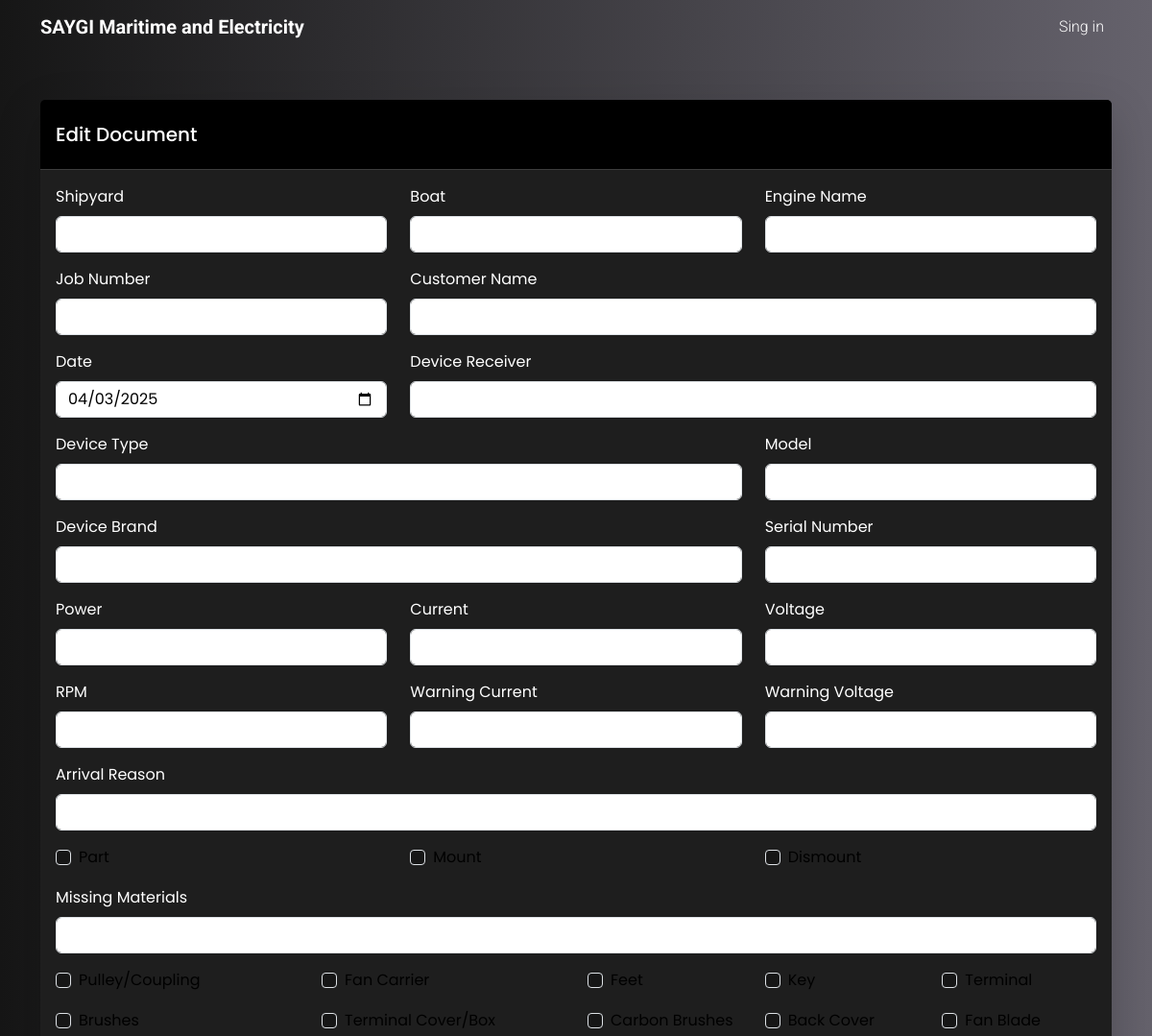
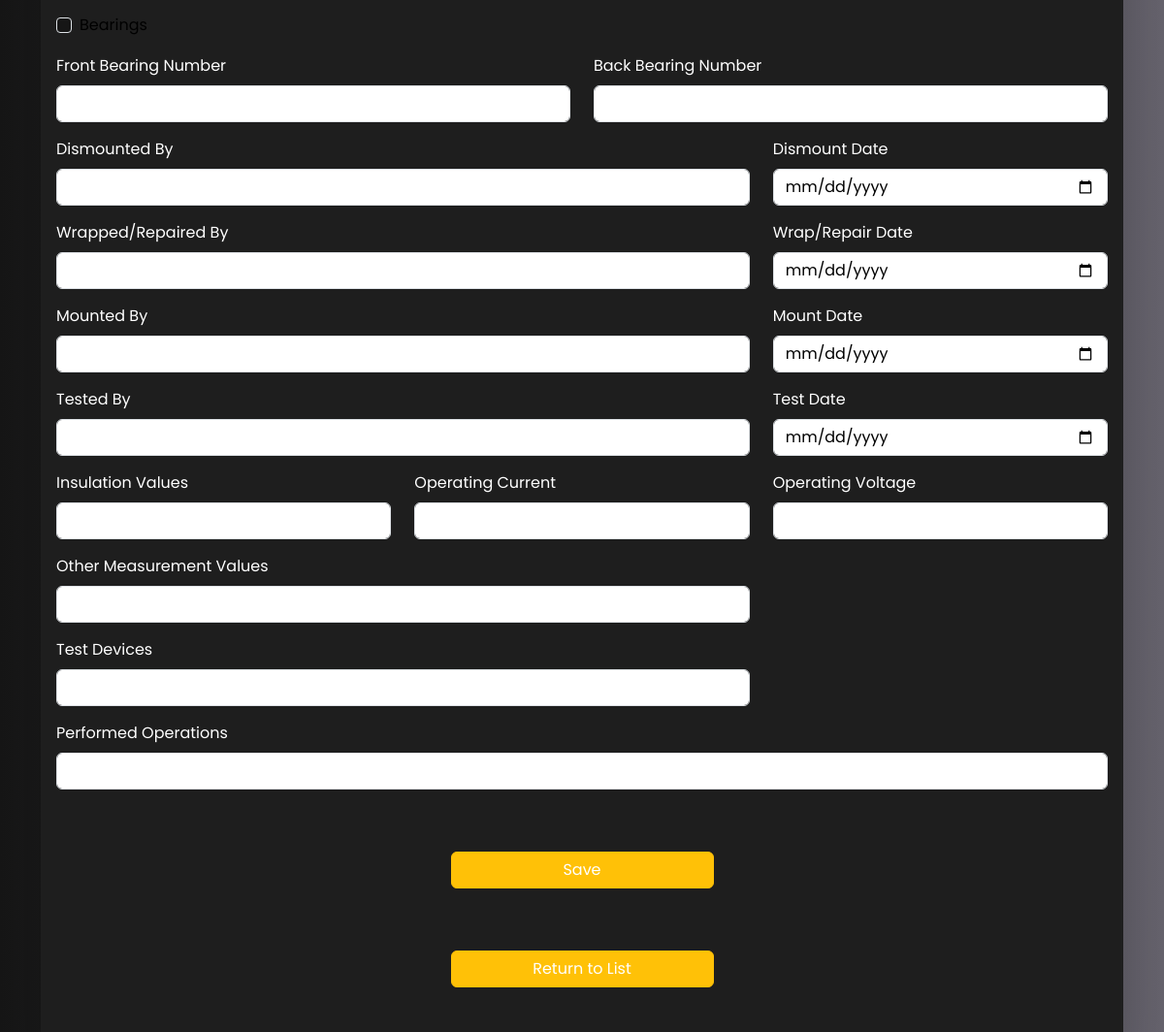
Before: /document/1/edit/ (upper part) with the older database file (2 pictures, top to bottom).
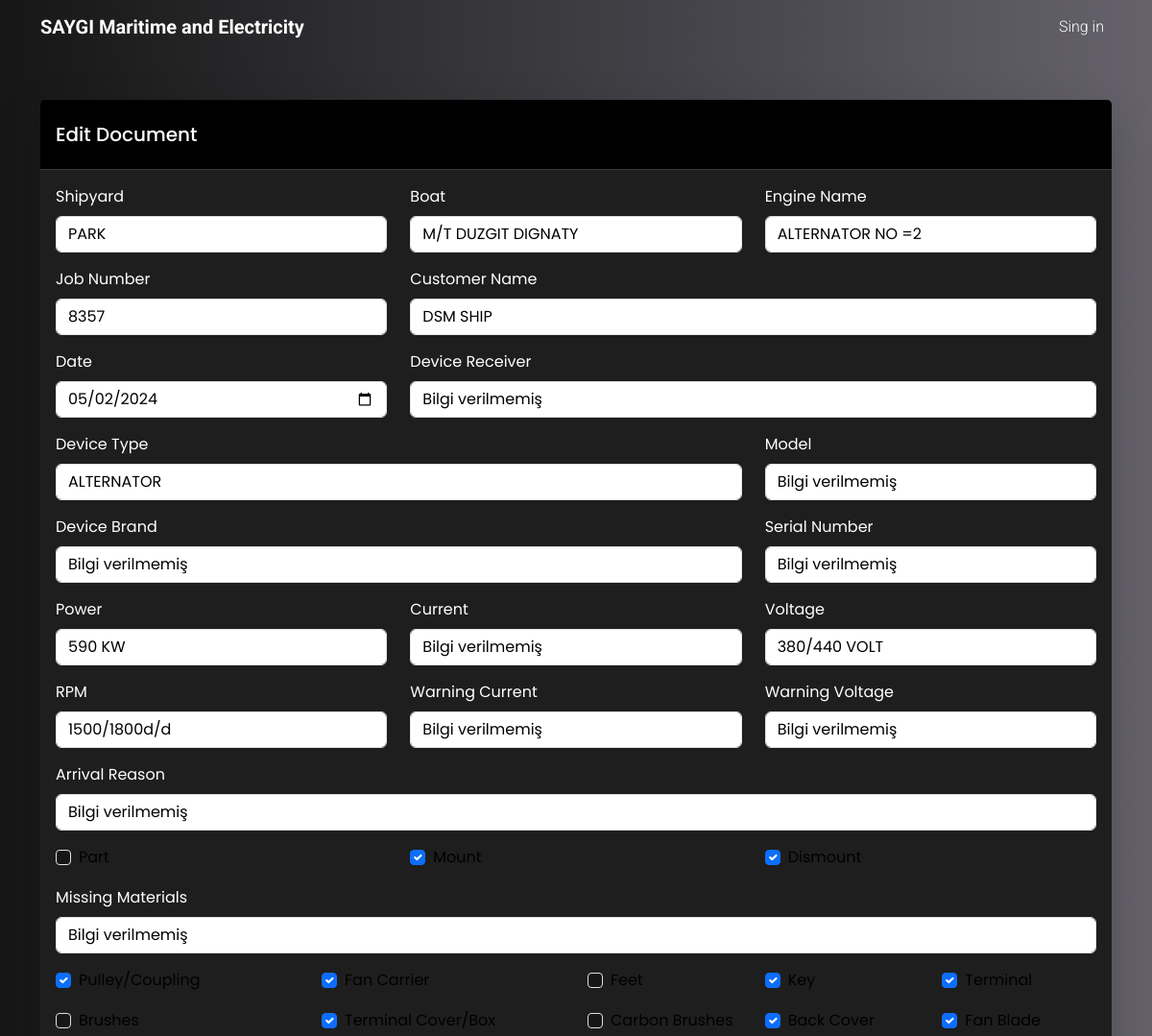
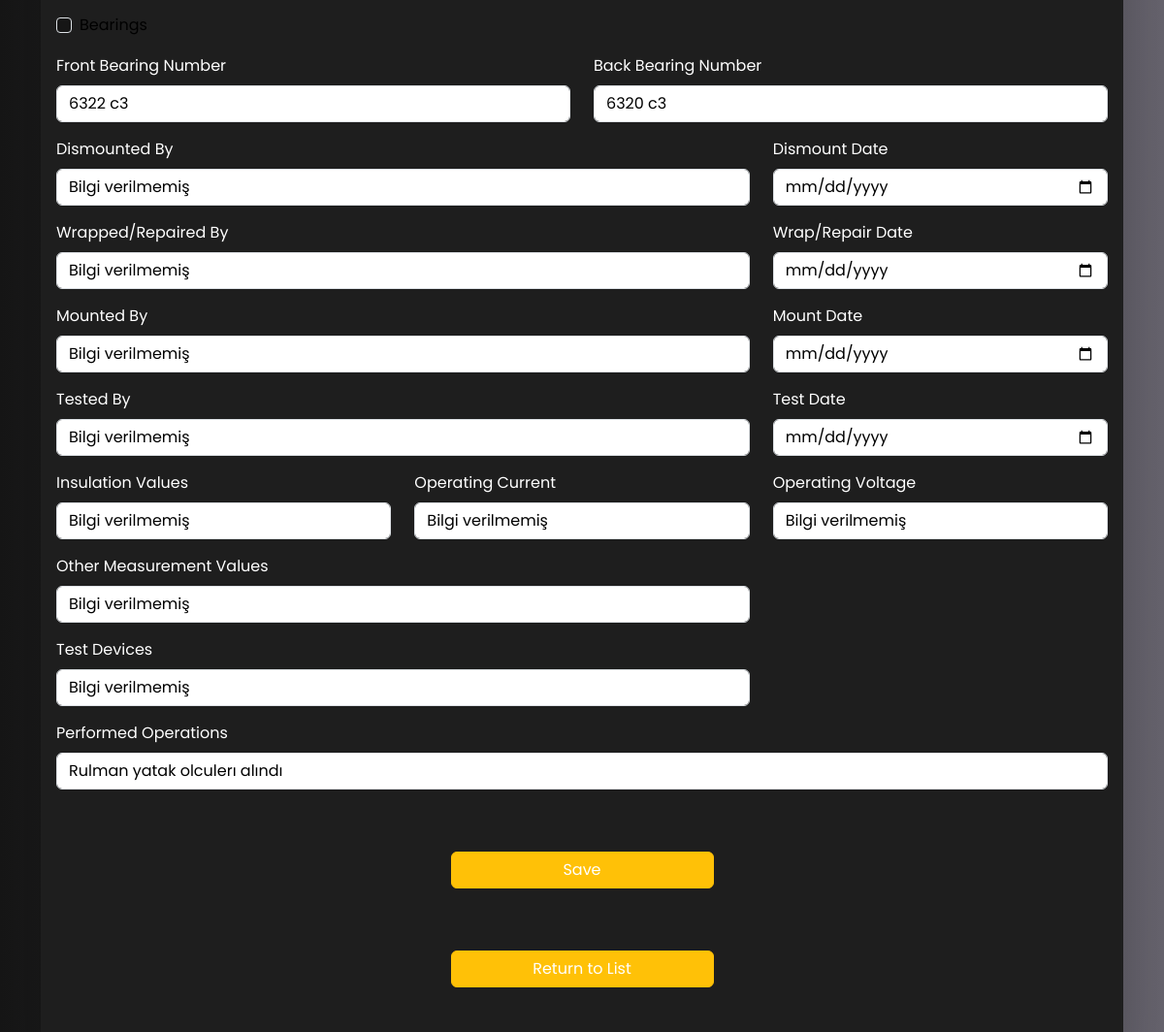
After: the same page with the newer database file (2 pictures, top to bottom).
### jobs/models.py (models this page shows, shortened)
class Document(models.Model):
    shipyard = models.CharField(_("Shipyard"), max_length=255, null=True, blank=True)
    boat = models.CharField(_("Boat"), max_length=255, null=True, blank=True)
    engine_name = models.CharField(
        _("Engine Name"), max_length=255, null=True, blank=True
    )
    job_number = models.CharField(
        _("Job Number"), max_length=255, null=True, blank=True
    )
    customer_name = models.CharField(
        _("Customer Name"), max_length=255, null=True, blank=True
    )
    date = models.DateField(_("Date"), null=True, blank=True, default=date.today)
    device_receiver = models.CharField(
        _("Device Receiver"), max_length=255, null=True, blank=True
    )
    device_type = models.CharField(
        _("Device Type"), max_length=255, null=True, blank=True
    )
    model = models.CharField(_("Model"), max_length=255, null=True, blank=True)
    device_brand = models.CharField(
        _("Device Brand"), max_length=255, null=True, blank=True
    )
    serial_number = models.CharField(
        _("Serial Number"), max_length=255, null=True, blank=True
    )
    power = models.CharField(_("Power"), max_length=255, null=True, blank=True)
    current = models.CharField(_("Current"), max_length=255, null=True, blank=True)
    voltage = models.CharField(_("Voltage"), max_length=255, null=True, blank=True)
    rpm = models.CharField(_("RPM"), max_length=255, null=True, blank=True)
    warning_current = models.CharField(
        _("Warning Current"), max_length=255, null=True, blank=True
    )
    warning_voltage = models.CharField(
        _("Warning Voltage"), max_length=255, null=True, blank=True
    )
    arrival_reason = models.CharField(
        _("Arrival Reason"), max_length=255, null=True, blank=True
    )
    part = models.BooleanField(_("Part"), null=True, blank=True)
    missing_materials = models.CharField(
        _("Missing Materials"), max_length=255, null=True, blank=True
    )
    mount = models.BooleanField(_("Mount"), null=True, blank=True)
    dismount = models.BooleanField(_("Dismount"), null=True, blank=True)
    pulley_coupling = models.BooleanField(_("Pulley/Coupling"), null=True, blank=True)
    fan_carrier = models.BooleanField(_("Fan Carrier"), null=True, blank=True)
    feet = models.BooleanField(_("Feet"), null=True, blank=True)
    key = models.BooleanField(_("Key"), null=True, blank=True)
    terminal = models.BooleanField(_("Terminal"), null=True, blank=True)
    brushes = models.BooleanField(_("Brushes"), null=True, blank=True)
    front_cover = models.BooleanField(_("Front Cover"), null=True, blank=True)
    terminal_cover_box = models.BooleanField(
        _("Terminal Cover/Box"), null=True, blank=True
    )
    carbon_brushes = models.BooleanField(_("Carbon Brushes"), null=True, blank=True)
    back_cover = models.BooleanField(_("Back Cover"), null=True, blank=True)
    fan_blade = models.BooleanField(_("Fan Blade"), null=True, blank=True)
    bearings = models.BooleanField(_("Bearings"), null=True, blank=True)
    front_bearing_number = models.CharField(
        _("Front Bearing Number"), max_length=255, null=True, blank=True
    )
    back_bearing_number = models.CharField(
        _("Back Bearing Number"), max_length=255, null=True, blank=True
    )
    dismounted_by = models.CharField(
        _("Dismounted By"), max_length=255, null=True, blank=True
    )
    dismount_date = models.DateField(_("Dismount Date"), null=True, blank=True)
    wrapped_repaired_by = models.CharField(
        _("Wrapped/Repaired By"), max_length=255, null=True, blank=True
    )
    wrap_repair_date = models.DateField(_("Wrap/Repair Date"), null=True, blank=True)
    mounted_by = models.CharField(
        _("Mounted By"), max_length=255, null=True, blank=True
    )
    mount_date = models.DateField(_("Mount Date"), null=True, blank=True)
    tested_by = models.CharField(_("Tested By"), max_length=255, null=True, blank=True)
    test_date = models.DateField(_("Test Date"), null=True, blank=True)
    insulation_values = models.CharField(_("Insulation Values"), max_length=25)
    operating_current = models.CharField(
        _("Operating Current"), max_length=255, null=True, blank=True
    )
    operating_voltage = models.CharField(
        _("Operating Voltage"), max_length=255, null=True, blank=True
    )
    other_measurement_values = models.CharField(
        _("Other Measurement Values"), max_length=255, null=True, blank=True
    )
    test_devices = models.CharField(
        _("Test Devices"), max_length=255, null=True, blank=True
    )
    performed_operations = models.TextField(_("Performed Operations"), max_length=255)
    created_at = models.DateTimeField(auto_now_add=True)

### jobs/views.py (the view)
# urls.py: path("document/<int:id>/edit/", views.document_edit, name="document_edit"),
def document_edit(request, id):
    try:
        document = Document.objects.get(id=id)
    except Document.DoesNotExist:
        raise Http404("Document not found.")
    if request.method == "POST":
        form = DocumentForm(request.POST, request.FILES, instance=document)
        if form.is_valid():
            form.save()
            return redirect("document_list")
    else:
        form = DocumentForm(instance=document)
    context = {
        "form": form,
        "document": document,
    }
    return render(request, "care/edit.html", context)

### jobs/templates/care/edit.html (shortened to what this page needs)
{% extends "base.html" %}
{% load i18n %}
{% load static %}
{% block content %}
    <div class="container mt-5">
        <div class="row justify-content-center">
            <div class="col-md-12">
                <div class="card border-0 shadow-lg">
                    <div class="card-header bg-black text-white">
                        <h5 class="m-3 ms-0">{% trans "Edit Document" %}</h5>
                    </div>
                    <div class="card-body">
                        <div>
                            <form method="post" enctype="multipart/form-data">
                                <div class="row">
                                    {% for field in form %}
                                        {% if field.field.widget.input_type == 'checkbox' %}
                                            <div class="col-md-{{ field.field.widget.attrs.size }} mb-3">
                                                <div class="form-check">
                                                    {{ field }}
                                                    <label for="{{ field.id_for_label }}" class="form-check-label">{{ field.label }}</label>
                                                </div>
                                            </div>
                                        {% else %}
                                            <div class="col-md-{{ field.field.widget.attrs.size }} mb-3">
                                                <label for="{{ field.id_for_label }}" class="form-label">{{ field.label }}</label>
                                                {{ field }}
                                            </div>
                                        {% endif %}
                                    {% endfor %}
                                </div>
                                <div class="d-flex justify-content-center">
                                    <button type="button"
                                            class="btn btn-warning mt-5 w-25"
                                            data-bs-toggle="modal"
                                            data-bs-target="#confirmModal">{% trans "Save" %}</button>
                                </div>
                                <div class="text-center mt-3">
                                    <a href="{% url 'document_list' %}" class="btn btn-warning w-25 my-5">{% trans "Return to List" %}</a>
                                </div>
                            </form>
                        </div>
                    </div>
                </div>
            </div>
        </div>
    </div>
{% endblock content %}

Changed rows visible on the page:
changed Document: shipyard (not shown) → "PARK"; boat (not shown) → "M/T DUZGIT DIGNATY"; engine_name (not shown) → "ALTERNATOR NO =2"; job_number (not shown) → "8357"; customer_name (not shown) → "DSM SHIP"; date "04/03/2025" → "05/02/2024"; device_receiver (not shown) → "Bilgi verilmemiş"; device_type (not shown) → "ALTERNATOR"; model (not shown) → "Bilgi verilmemiş"; device_brand (not shown) → "Bilgi verilmemiş"; serial_number (not shown) → "Bilgi verilmemiş"; power (not shown) → "590 KW"; current (not shown) → "Bilgi verilmemiş"; voltage (not shown) → "380/440 VOLT"; rpm (not shown) → "1500/1800d/d"; warning_current (not shown) → "Bilgi verilmemiş"; warning_voltage (not shown) → "Bilgi verilmemiş"; arrival_reason (not shown) → "Bilgi verilmemiş"; mount "☐" → "☑"; dismount "☐" → "☑"; missing_materials (not shown) → "Bilgi verilmemiş"; pulley_coupling "☐" → "☑"; fan_carrier "☐" → "☑"; key "☐" → "☑"; terminal "☐" → "☑"; terminal_cover_box "☐" → "☑"; back_cover "☐" → "☑"; fan_blade "☐" → "☑"; front_bearing_number (not shown) → "6322 c3"; back_bearing_number (not shown) → "6320 c3"; dismounted_by (not shown) → "Bilgi verilmemiş"; wrapped_repaired_by (not shown) → "Bilgi verilmemiş"; mounted_by (not shown) → "Bilgi verilmemiş"; tested_by (not shown) → "Bilgi verilmemiş"; insulation_values (not shown) → "Bilgi verilmemiş"; operating_current (not shown) → "Bilgi verilmemiş"; operating_voltage (not shown) → "Bilgi verilmemiş"; other_measurement_values (not shown) → "Bilgi verilmemiş"; test_devices (not shown) → "Bilgi verilmemiş"; performed_operations (not shown) → "Rulman yatak olculerı alındı"
